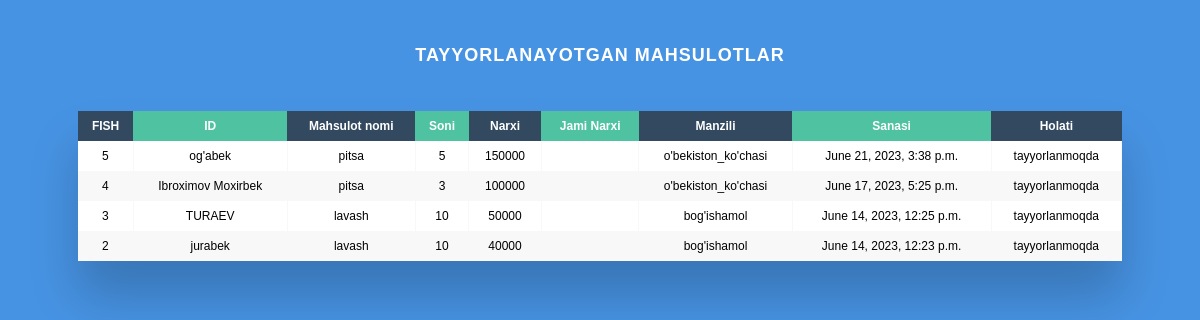
The page /waiting_product/ on the database its author committed.
### my_app/models.py (models this page shows, shortened)
class Dostavka(models.Model):
    fullname = models.CharField( max_length=300)
    title = models.CharField(max_length=200,choices=PRODUCT,default=0)
    count = models.PositiveBigIntegerField(default=1, null=True, blank=True)
    price = models.PositiveBigIntegerField(default=0, null=True, blank=True)
    all_price = models.PositiveBigIntegerField(default=0, null=True, blank=True)
    location = models.CharField(max_length=200,choices=LOCATION,default=0)
    created_at = models.DateTimeField(auto_now_add=True)
    status = models.CharField(max_length=200, choices=STATUS, default=0)
    class Meta:
        ordering = ['id']
        verbose_name = 'Dostavka'
        verbose_name_plural = 'Dostavka'

### my_app/views.py (the view)
# urls.py: path('waiting_product/',waiting_product),
def waiting_product(request):
    products = Dostavka.objects.filter(status='tayyorlanmoqda').order_by('-id')
    context = {
        'products':products,
    }
    return render(request, "waiting_product.html", context)

### my_app/templates/waiting_product.html (shortened to what this page needs)
<!DOCTYPE html>
<html lang="en">
<head>
</head>
<body>
    <h2>Tayyorlanayotgan Mahsulotlar</h2>
<div class="table-wrapper">
    <table class="fl-table">
        <thead>
        <tr>
            <th>FISH</th>
            <th>ID</th>
            <th>Mahsulot nomi</th>
            <th>Soni</th>
            <th>Narxi</th>
            <th>Jami Narxi</th>
            <th>Manzili</th>
            <th>Sanasi</th>
            <th>Holati</th>
        </tr>
        </thead>
        <tbody>
            {% for product in products %}
            <tr>
                <td>{{ product.id }}</td>
                <td>{{ product.fullname }}</td>
                <td>{{ product.title }}</td>
                <td>{{ product.count }}</td>
                <td>{{ product.price }}</td>
                <td>{{ product.product_prices }}</td>
                <td>{{ product.location }}</td>
                <td>{{ product.created_at }}</td>
                <td>{{ product.status }}</td>
            </tr>
            {% endfor %}
    </table>
</div>
</body>
</html>

### my_app/templates/waiting_product.html (style rules this page uses)
* { box-sizing: border-box; -webkit-box-sizing: border-box; -moz-box-sizing: border-box; }
body { font-family: Helvetica; -webkit-font-smoothing: antialiased; background: rgba( 71, 147, 227, 1); }
h2 { text-align: center; font-size: 18px; text-transform: uppercase; letter-spacing: 1px; color: white; padding: 30px 0; }
.table-wrapper { margin: 10px 70px 70px; box-shadow: 0px 35px 50px rgba( 0, 0, 0, 0.2 ); }
.fl-table { border-radius: 5px; font-size: 12px; font-weight: normal; border: none; border-collapse: collapse; width: 100%; max-width: 100%; white-space: nowrap; background-color: white; }
.fl-table td, .fl-table th { text-align: center; padding: 8px; }
.fl-table td { border-right: 1px solid #f8f8f8; font-size: 12px; }
.fl-table thead th { color: #ffffff; background: #4FC3A1; }
.fl-table thead th:nth-child(odd) { color: #ffffff; background: #324960; }
.fl-table tr:nth-child(even) { background: #F8F8F8; }

### rows shown on the page
Dostavka: id "5", fullname "og'abek", title "pitsa", count "5", price "150000", location "o'bekiston_ko'chasi", created_at "June 21, 2023, 3:38 p.m.", status "tayyorlanmoqda"
Dostavka: id "4", fullname "Ibroximov Moxirbek", title "pitsa", count "3", price "100000", location "o'bekiston_ko'chasi", created_at "June 17, 2023, 5:25 p.m.", status "tayyorlanmoqda"
Dostavka: id "3", fullname "TURAEV", title "lavash", count "10", price "50000", location "bog'ishamol", created_at "June 14, 2023, 12:25 p.m.", status "tayyorlanmoqda"
Dostavka: id "2", fullname "jurabek", title "lavash", count "10", price "40000", location "bog'ishamol", created_at "June 14, 2023, 12:23 p.m.", status "tayyorlanmoqda"
